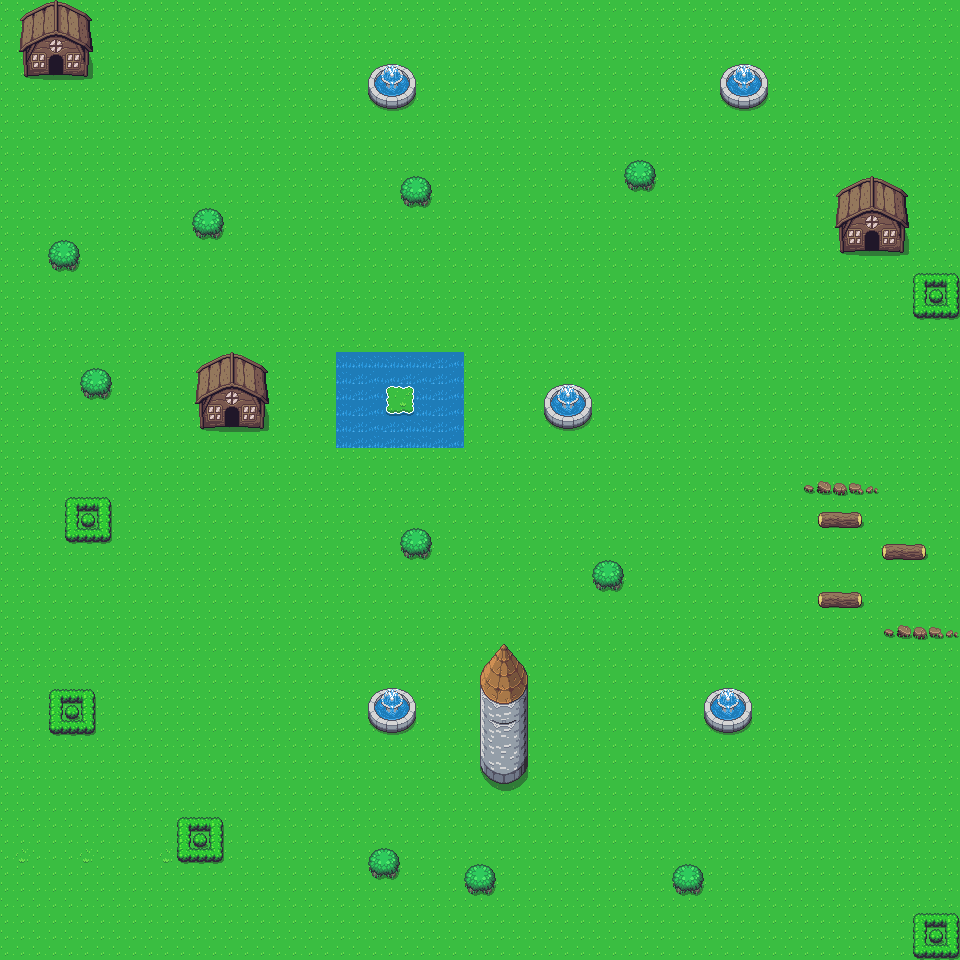

A level layout from a 2D game, rendered from its tile map. Below: a short description, then the map file with tile-grid data replaced by summaries:
An orthogonal 60x60 tile map with 16x16 px tiles, 2 tile layers (ground, objects) and 30 objects.

<map version="1.10" tiledversion="1.11.2" orientation="orthogonal" renderorder="right-down" width="60" height="60" tilewidth="16" tileheight="16" infinite="0" nextlayerid="4" nextobjectid="31">
 <tileset firstgid="1" name="tiles" tilewidth="16" tileheight="16" tilecount="1440" columns="40">
  <image source="Overworld.png" width="640" height="576" />
 </tileset>
 <layer id="1" name="ground" width="60" height="60">
  <data>[3600 cells, 3600 non-empty, 9 distinct tile ids]</data>
 </layer>
 <objectgroup id="3" name="obstacle">
  <object id="1" x="16" y="0" width="80" height="80" />
  <object id="2" x="832" y="176" width="80" height="80" />
  <object id="3" x="912" y="272" width="48" height="48" />
  <object id="4" x="480" y="640" width="48" height="144" />
  <object id="5" x="368" y="848" width="32" height="32" />
  <object id="6" x="464" y="864" width="32" height="32" />
  <object id="7" x="672" y="864" width="32" height="32" />
  <object id="8" x="912" y="912" width="48" height="48" />
  <object id="9" x="176" y="816" width="48" height="48" />
  <object id="10" x="48" y="688" width="48" height="48" />
  <object id="11" x="336" y="352" width="128" height="96" />
  <object id="12" x="544" y="384" width="48" height="48" />
  <object id="13" x="368" y="688" width="48" height="48" />
  <object id="14" x="704" y="688" width="48" height="48" />
  <object id="15" x="720" y="64" width="48" height="48" />
  <object id="16" x="368" y="64" width="48" height="48" />
  <object id="17" x="192" y="352" width="80" height="80" />
  <object id="18" x="80" y="368" width="32" height="32" />
  <object id="19" x="64" y="496" width="48" height="48" />
  <object id="20" x="48" y="240" width="32" height="32" />
  <object id="21" x="192" y="208" width="32" height="32" />
  <object id="22" x="400" y="176" width="32" height="32" />
  <object id="23" x="624" y="160" width="32" height="16" />
  <object id="24" x="592" y="560" width="32" height="32" />
  <object id="25" x="400" y="528" width="32" height="32" />
  <object id="26" x="800" y="480" width="80" height="16" />
  <object id="27" x="816" y="512" width="48" height="16" />
  <object id="28" x="880" y="544" width="48" height="16" />
  <object id="29" x="816" y="592" width="48" height="16" />
  <object id="30" x="880" y="624" width="80" height="16" />
 </objectgroup>
 <layer id="2" name="objects" width="60" height="60">
  <data>[3600 cells, 254 non-empty, 85 distinct tile ids]</data>
 </layer>
</map>
